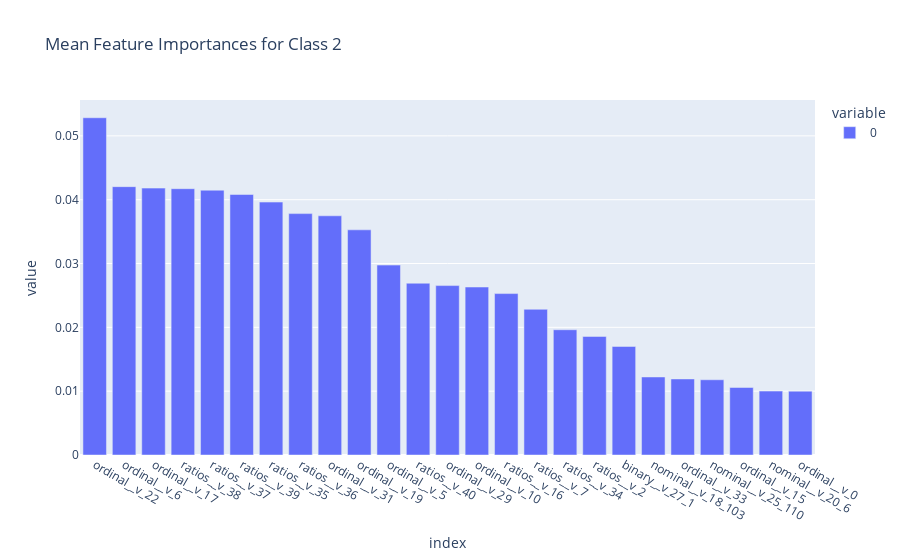

The code cell stored with this chart in its notebook:
### Code cell
idx = [0, 1, 4, 7]
f_i_db = []
for _ in idx:
    f_i = workflows[_].estimators_[-1][-1].feature_importances_
    f_i_db.append(f_i)

idx = [0, 1, 4, 7]
f_i_dbname = []
for _ in idx:
    f_i = workflows[_].estimators_[-1][0].get_feature_names_out()
    f_i_dbname.append(f_i)

f_db = [dict(zip(x, y)) for x, y in zip(f_i_dbname, f_i_db)]

f_df = pd.DataFrame(f_db)

mean_f_imp_2 = f_df.mean(axis=0)
mean_f_imp_2 = mean_f_imp_2.sort_values(ascending=False)

mean_f_imp_2[mean_f_imp_2>0.01].plot(kind='bar', title='Mean Feature Importances for Class 2')

### Figure 1 — Plotly figure (JSON) as saved in the notebook; plotly's stock layout.template omitted (floating-point values rounded to 4 significant figures)
{"data": [{"alignmentgroup": "True", "hovertemplate": "variable=0<br>index=%{x}<br>value=%{y}<extra></extra>", "legendgroup": "0", "marker": {"color": "#636efa", "pattern": {"shape": ""}}, "name": "0", "offsetgroup": "0", "orientation": "v", "showlegend": true, "textposition": "auto", "type": "bar", "x": ["ordinal__v_22", "ordinal__v_6", "ordinal__v_17", "ratios__v_38", "ratios__v_37", "ratios__v_39", "ratios__v_35", "ratios__v_36", "ordinal__v_31", "ordinal__v_19", "ordinal__v_5", "ratios__v_40", "ordinal__v_29", "ordinal__v_10", "ratios__v_16", "ratios__v_7", "ratios__v_34", "ratios__v_2", "binary__v_27_1", "nominal__v_18_103", "ordinal__v_33", "nominal__v_25_110", "ordinal__v_15", "nominal__v_20_6", "ordinal__v_0"], "xaxis": "x", "y": [0.05284, 0.04204, 0.04181, 0.04172, 0.04149, 0.04081, 0.03962, 0.03782, 0.03747, 0.03528, 0.02975, 0.02691, 0.02654, 0.02632, 0.02529, 0.02283, 0.01962, 0.01858, 0.01701, 0.01223, 0.01192, 0.01179, 0.01058, 0.01001, 0.01], "yaxis": "y"}], "layout": {"autosize": true, "barmode": "relative", "legend": {"title": {"text": "variable"}, "tracegroupgap": 0}, "title": {"text": "Mean Feature Importances for Class 2"}, "xaxis": {"anchor": "y", "autorange": true, "domain": [0, 1], "range": [-0.5, 24.5], "title": {"text": "index"}, "type": "category"}, "yaxis": {"anchor": "x", "autorange": true, "domain": [0, 1], "range": [0, 0.05562], "title": {"text": "value"}, "type": "linear"}}}
